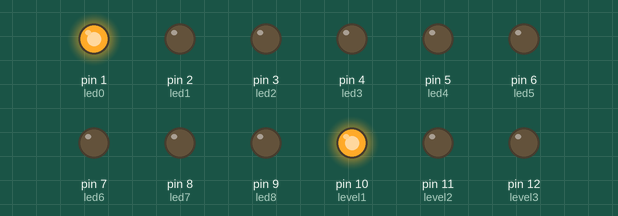
The sketch below on a simulated Arduino Uno, built with avr-gcc and run on an emulated ATmega328P. Shown: output pins drawn as LEDs (lit = HIGH).

Above: at 0.2 s.
At 1.8 s:
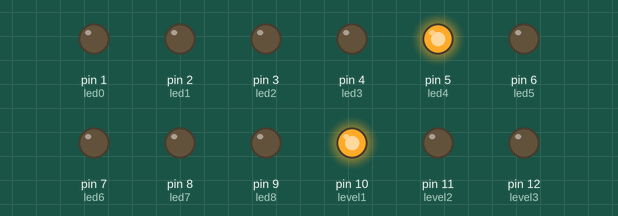
At 3.8 s:
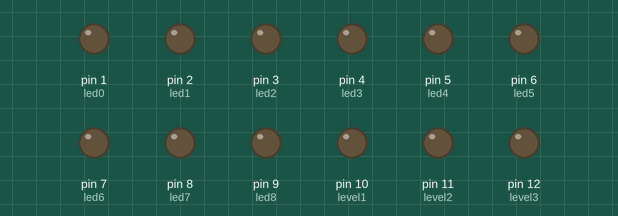
At 7.4 s:
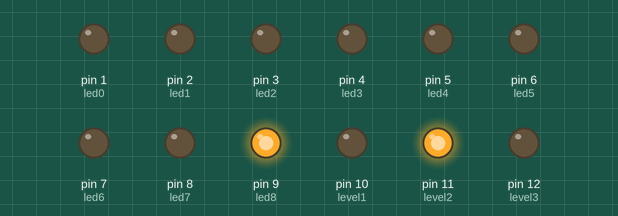
At 11.0 s:
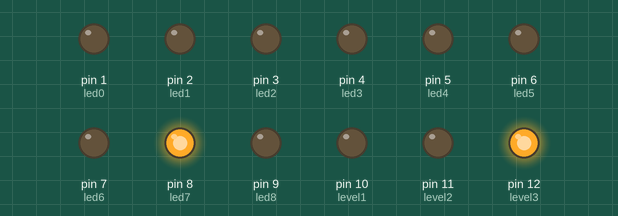
At 14.6 s:
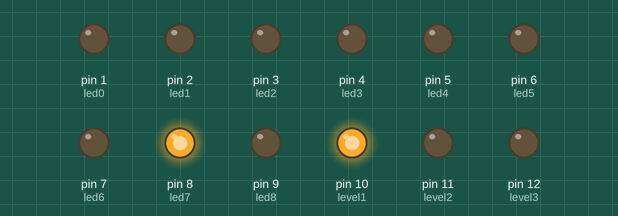
Timing chart, 0 to 15.1 s (numbered marks = the images above):
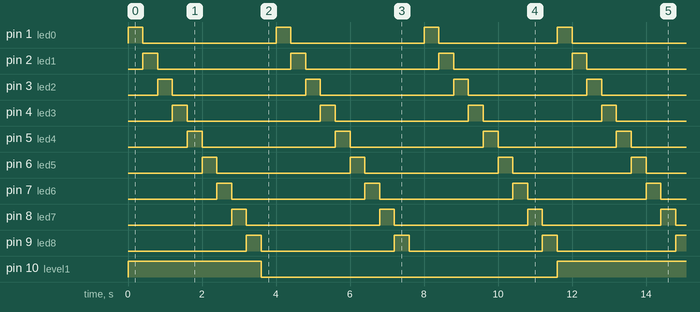

Measured:
- by itself, pin 10 (level1), pin 11 (level2), pin 12 (level3): alternates HIGH for 3.6 s and LOW for 8.0 s
- by itself, pin 1 (led0), pin 2 (led1), pin 3 (led2), pin 4 (led3), pin 5 (led4), pin 6 (led5), pin 7 (led6), pin 8 (led7), pin 9 (led8): alternates HIGH for 0.40 s and LOW for 3.6 s
- by itself, everything shown: repeats every 11.6 s, in 30 steps

The sketch:

Programa1.ino
```cpp
/**********************************************************************************
**                                                                               **
**                              Cubo 3x3 LEDs                                  **
**                                                                               **
**********************************************************************************/
//********** Includes *************************************************************
//********** Variables ************************************************************

 const int led0 = 1;          // donar nom al pin 1 de l’Arduino
 const int led1 = 2;          // donar nom al pin 2 de l’Arduino
 const int led2 = 3;          // donar nom al pin 3 de l’Arduino
 const int led3 = 4;          // donar nom al pin 4 de l’Arduino
 const int led4 = 5;          // donar nom al pin 5 de l’Arduino
 const int led5 = 6;         // donar nom al pin 6 de l’Arduino
 const int led6 = 7;         // donar nom al pin 7 de l’Arduino
 const int led7 = 8;         // donar nom al pin 8 de l’Arduino
 const int led8 = 9;         // donar nom al pin 9 de l’Arduino
 const int level1 = 10;      // donar nom al pin 10 de l’Arduino
 const int level2 = 11;      // donar nom al pin 11 de l’Arduino
 const int level3 = 12;      // donar nom al pin 12 de l’Arduino


//********** Setup ****************************************************************
void setup()
{
  pinMode(led0, OUTPUT);
  pinMode(led1, OUTPUT);
  pinMode(led2, OUTPUT);
  pinMode(led3, OUTPUT);
  pinMode(led4, OUTPUT);
  pinMode(led5, OUTPUT);
  pinMode(led6, OUTPUT);
  pinMode(led7, OUTPUT);
  pinMode(led8, OUTPUT);
  pinMode(level1, OUTPUT);
  pinMode(level2, OUTPUT);
  pinMode(level3, OUTPUT);

}
//********** Loop *****************************************************************
void loop()
{

  digitalWrite(led0, HIGH);
  digitalWrite(level1, HIGH);

    delay (400);

  digitalWrite(led1, HIGH);
  digitalWrite(led0, LOW);

    delay (400);

  digitalWrite(led2, HIGH);
  digitalWrite(led1, LOW);

    delay (400);

  digitalWrite(led3, HIGH);
  digitalWrite(led2, LOW);

    delay (400);

  digitalWrite(led4, HIGH);
  digitalWrite(led3, LOW);

    delay (400);

  digitalWrite(led5, HIGH);
  digitalWrite(led4, LOW);

    delay (400);

  digitalWrite(led6, HIGH);
  digitalWrite(led5, LOW);

    delay (400);


  digitalWrite(led7, HIGH);
  digitalWrite(led6, LOW);

    delay (400);

  digitalWrite(led7, LOW);
  digitalWrite(led8, HIGH);

    delay (400);

  digitalWrite(led8, LOW);
  digitalWrite(level1, LOW);


   delay (400);

 digitalWrite(led0, HIGH);
  digitalWrite(level2, HIGH);

    delay (400);

  digitalWrite(led1, HIGH);
  digitalWrite(led0, LOW);

    delay (400);

  digitalWrite(led2, HIGH);
  digitalWrite(led1, LOW);

    delay (400);

  digitalWrite(led3, HIGH);
  digitalWrite(led2, LOW);

    delay (400);

  digitalWrite(led4, HIGH);
  digitalWrite(led3, LOW);

    delay (400);

  digitalWrite(led5, HIGH);
  digitalWrite(led4, LOW);

    delay (400);

  digitalWrite(led6, HIGH);
  digitalWrite(led5, LOW);

    delay (400);


  digitalWrite(led7, HIGH);
  digitalWrite(led6, LOW);

    delay (400);

  digitalWrite(led7, LOW);
  digitalWrite(led8, HIGH);

    delay (400);

  digitalWrite(led8, LOW);
  digitalWrite(level2, LOW);


   delay (400);

  digitalWrite(led0, HIGH);
  digitalWrite(level3, HIGH);

    delay (400);

  digitalWrite(led1, HIGH);
  digitalWrite(led0, LOW);

    delay (400);

  digitalWrite(led2, HIGH);
  digitalWrite(led1, LOW);

    delay (400);

  digitalWrite(led3, HIGH);
  digitalWrite(led2, LOW);

    delay (400);

  digitalWrite(led4, HIGH);
  digitalWrite(led3, LOW);

    delay (400);

  digitalWrite(led5, HIGH);
  digitalWrite(led4, LOW);

    delay (400);

  digitalWrite(led6, HIGH);
  digitalWrite(led5, LOW);

    delay (400);


  digitalWrite(led7, HIGH);
  digitalWrite(led6, LOW);

    delay (400);

  digitalWrite(led7, LOW);
  digitalWrite(led8, HIGH);

    delay (400);

  digitalWrite(led8, LOW);
  digitalWrite(level3, LOW);

}


//********** Funcions *************************************************************
```
